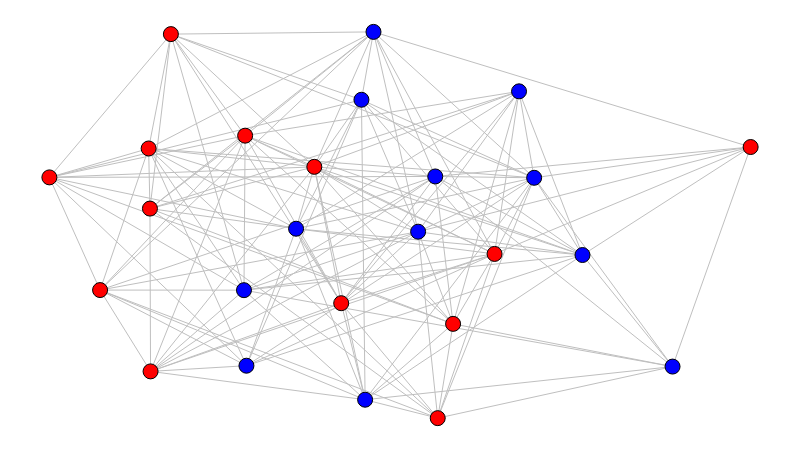

Notebook cell for this chart:
### Markdown cell above
Exemplo de distribuição de tipos de nó:

(esses tipos representam os *agentes* do modelo)

### Code cell
def set_types(g, num_closers=0):
    nodes = list(g.nodes)
    shuffle(nodes)

    for n in nodes[num_closers:]:
        g.nodes[n]['type'] = OPENER

    for n in nodes[:num_closers]:
        g.nodes[n]['type'] = CLOSER

    for n in g.nodes:
        if g.nodes[n]['type'] == OPENER:
            g.nodes[n]['color'] = OPENER_COLOR
        else:
            g.nodes[n]['color'] = CLOSER_COLOR


set_types(g, int(NUM_NODES / 2))

sn.show_graph(g)

### Figure 1 — Plotly figure (JSON) as saved in the notebook; plotly's stock layout.template omitted (floating-point values rounded to 4 significant figures; data arrays with more than 128 entries replaced by an {"elided": "..."} marker saying what was removed)
{"data": [{"hoverinfo": "none", "line": {"color": "rgb(191, 191, 191)", "width": 1}, "mode": "lines", "x": {"elided": "432 float values"}, "y": {"elided": "432 float values"}}, {"hoverinfo": "none", "marker": {"color": "rgb(0, 0, 255)", "line": {"color": "rgb(0, 0, 0)", "width": 1}, "size": 15}, "mode": "markers+text", "text": [], "textfont": {"color": "rgb(255, 255, 255)"}, "textposition": "middle center", "x": [0.2775, 0.6913, 0.8886, 0.7602, 0.6698, 0.4622, 0.4503, 0.445, 0.5258, 0.5502, 0.281, 0.3518], "y": [0.3313, 0.6222, 0.1334, 0.4223, 0.846, 1, 0.04766, 0.8242, 0.4827, 0.6257, 0.1357, 0.4904]}, {"hoverinfo": "none", "marker": {"color": "rgb(255, 0, 0)", "line": {"color": "rgb(0, 0, 0)", "width": 1}, "size": 15}, "mode": "markers+text", "text": [], "textfont": {"color": "rgb(255, 255, 255)"}, "textposition": "middle center", "x": [0.1434, 0.2792, 0.3778, 0.5757, 0.07229, 0.4161, 0.1416, 0, 0.5538, 0.1443, 0.1733, 0.6348, 1], "y": [0.5425, 0.7313, 0.6506, 0.244, 0.3315, 0.2976, 0.6981, 0.6233, 0, 0.121, 0.9942, 0.4251, 0.7019]}], "layout": {"height": 450, "margin": {"b": 0, "l": 0, "r": 0, "t": 0}, "showlegend": false, "width": 800, "xaxis": {"showgrid": false, "showticklabels": false, "zeroline": false}, "yaxis": {"showgrid": false, "showticklabels": false, "zeroline": false}}}
